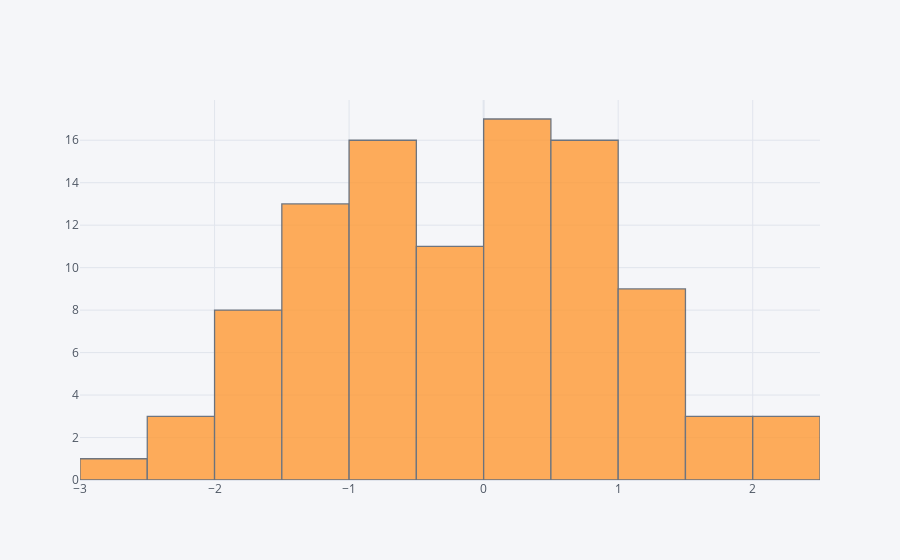

The code cell stored with this chart in its notebook:
### Code cell
df['A'].iplot(kind='hist', bins=20)

### Figure 1 — Plotly figure (JSON) as saved in the notebook; plotly's stock layout.template omitted (floating-point values rounded to 4 significant figures)
{"data": [{"histfunc": "count", "histnorm": "", "marker": {"color": "rgba(255, 153, 51, 1.0)", "line": {"color": "#4D5663", "width": 1.3}}, "name": "A", "nbinsx": 20, "opacity": 0.8, "orientation": "v", "type": "histogram", "x": [-0.5902, -2.202, 0.9689, 0.4097, -0.6532, -0.4473, -0.4748, -1.09, 0.01808, 0.1864, -1.74, 0.07453, -0.9224, -1.923, 0.1074, -1.185, -0.5497, 0.176, 1.011, -1.88, 0.6819, 1.001, -1.425, -0.6207, 1.791, 0.7238, -0.4205, -2.155, -0.6273, 0.1821, -0.06306, -0.3905, 0.2528, 0.5654, 0.6451, -0.3081, 0.3051, -1.759, -0.8223, -0.5735, -1.398, -1.275, 0.6083, -0.6098, 0.3373, -0.5418, 1.376, 2.206, 0.6405, 1.416, -1.029, -1.495, 1.743, -0.06256, -1.325, 1.211, -0.3065, 0.7287, 0.7196, 0.1779, -2.154, 0.611, -0.8926, 0.5132, -0.4599, 0.5994, -2.585, -1.519, -1.583, -0.8378, -0.8174, -1.001, -1.53, 0.4706, -0.3462, -1.759, 0.9753, 1.161, 1.345, -1.456, 0.4266, -0.4934, -1.076, -1.117, -0.805, -0.8192, 2.202, 0.8842, 2.248, 1.264, 0.2817, 0.8269, 0.5716, 0.1903, -0.5391, 1.734, 1.286, 0.05423, -1.315, 0.3812]}], "layout": {"barmode": "overlay", "legend": {"bgcolor": "#F5F6F9", "font": {"color": "#4D5663"}}, "paper_bgcolor": "#F5F6F9", "plot_bgcolor": "#F5F6F9", "title": {"font": {"color": "#4D5663"}}, "xaxis": {"gridcolor": "#E1E5ED", "showgrid": true, "tickfont": {"color": "#4D5663"}, "title": {"font": {"color": "#4D5663"}, "text": ""}, "zerolinecolor": "#E1E5ED"}, "yaxis": {"gridcolor": "#E1E5ED", "showgrid": true, "tickfont": {"color": "#4D5663"}, "title": {"font": {"color": "#4D5663"}, "text": ""}, "zerolinecolor": "#E1E5ED"}}}
